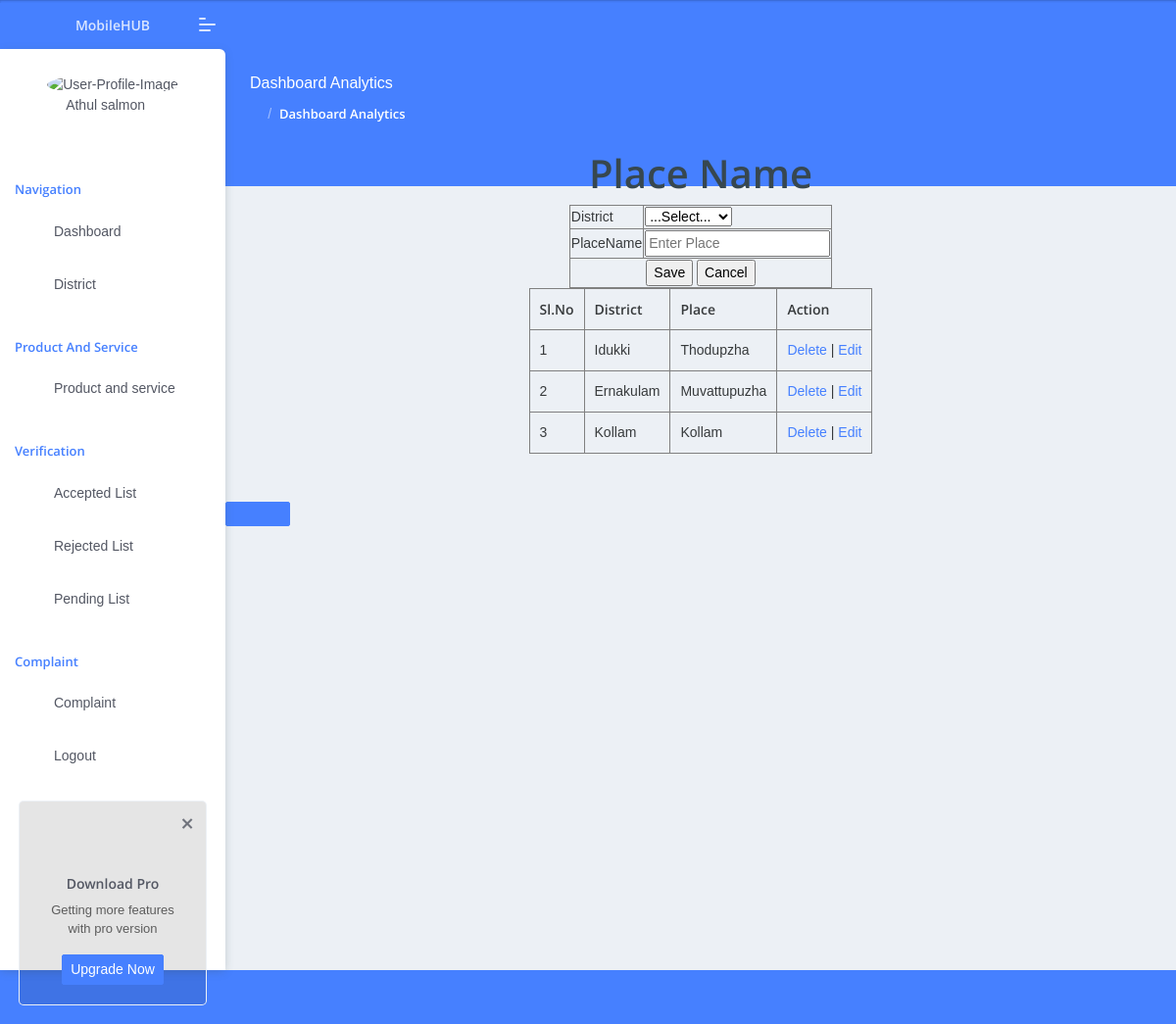
/wadministrator/Placeinsertselect/, run on the app's committed database.
### administrator/models.py (models this page shows)
class tbl_place(models.Model):
    place_name=models.CharField(max_length=50)
    district = models.ForeignKey(tbl_district, on_delete=models.CASCADE)

class tbl_district(models.Model):
    district_name = models.CharField(max_length=50)

### administrator/views.py (the view)
# urls.py: path('Placeinsertselect/',views.Placeinsertselect,name="Placeinsertselect"),
def Placeinsertselect(request):
    district = tbl_district.objects.all()
    data=tbl_place.objects.all()
    if request.method=="POST":
        placeName=request.POST.get('txtplace')
        dis = tbl_district.objects.get(id=request.POST.get('sel_district'))
        tbl_place.objects.create(place_name=placeName,district=dis)
        return render(request,"administrator/Place.html",{'data':data})
    else:
        return render(request,"administrator/Place.html",{'data':data,"districtdata":district})

### administrator/Templates/administrator/Place.html (shortened to what this page needs)
{% extends 'administrator/Header.html' %}
{% load static %}
{% block content %}
<!DOCTYPE html>
<html lang="en">
<head>
<center><h1>Place Name</h1></center>
</head>
<body>
    <form method="POST">
        <table border="1"  align="center">
            <tr>
                <td>District</td>
                <td>
                    <select name="sel_district" id="sel_district">
                        <option value="">...Select...</option>
                    </select>
                </td>
            </tr>
            <tr>
                <td>PlaceName</td>
                <td><input type="text" name="txtplace" placeholder="Enter Place" required value="{{editdata.place_name}}"></td>
            </tr>
            <tr>
                <td colspan="2" align="center">
                    <input type="submit" name="btnsubmit" value="Save">
                    <input type="reset" name="btncancel" value="Cancel">
                </td>
            </tr>
        </table>
    </form>
    <table border="1" align="center" cellpadding="10">
        <tr>
            <th>Sl.No</th>
            <th>District</th>
            <th>Place</th>
            <th>Action</th>
        </tr>
        {% for i in data %}
        <tr>
            <td>{{forloop.counter}}</td>
            <td>{{i.district.district_name}}</td>
            <td>{{i.place_name}}</td>
            <td><a href="{% url 'administrator:delplace' i.id %}">Delete</a> | <a href="{% url 'administrator:placeupdate' i.id %}">Edit</a></td>
        </tr>
        {% endfor %}
    </table>
</body>
</html>
{% endblock content %}

### data on the page
tbl_place: district.district_name "Idukki", place_name "Thodupzha"
tbl_place: district.district_name "Ernakulam", place_name "Muvattupuzha"
tbl_place: district.district_name "Kollam", place_name "Kollam"
